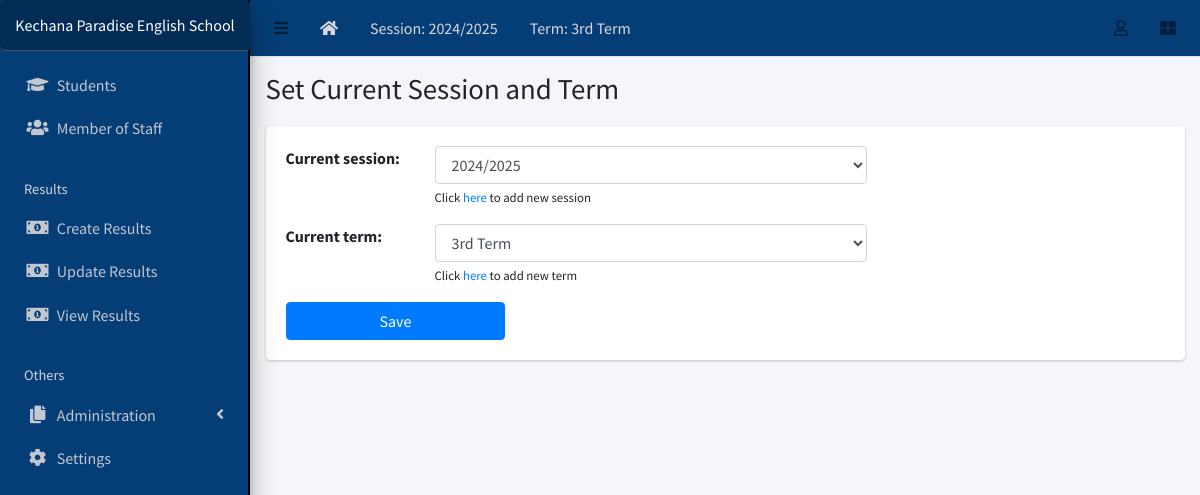
The app's page /current-session/ (signed in) with its own data.
### apps/corecode/models.py (models this page shows, shortened)
class AcademicSession(models.Model):
    name = models.CharField(max_length=200, unique=True)
    current = models.BooleanField(default=True)
    class Meta:
        ordering = ["-name"]
    def __str__(self):
        return self.name

class AcademicTerm(models.Model):
    name = models.CharField(max_length=20, unique=True)
    current = models.BooleanField(default=True)
    class Meta:
        ordering = ["name"]
    def __str__(self):
        return self.name

class SiteConfig(models.Model):
    key = models.SlugField()
    value = models.CharField(max_length=200)

### apps/corecode/views.py (the view, shortened to what this page needs)
class CurrentSessionAndTermView(LoginRequiredMixin, View):
    form_class = CurrentSessionForm
    template_name = "corecode/current_session.html"
    def get(self, request, *args, **kwargs):
        form = self.form_class(
            initial={
                "current_session": AcademicSession.objects.get(current=True),
                "current_term": AcademicTerm.objects.get(current=True),
            }
        )
        return render(request, self.template_name, {"form": form})

### apps/corecode/forms.py
class CurrentSessionForm(forms.Form):
    current_session = forms.ModelChoiceField(
        queryset=AcademicSession.objects.all(),
        help_text='Click <a href="/session/create/?next=current-session/">here</a> to add new session',
    )
    current_term = forms.ModelChoiceField(
        queryset=AcademicTerm.objects.all(),
        help_text='Click <a href="/term/create/?next=current-session/">here</a> to add new term',
    )

### apps/corecode/context_processors.py (called while the page is built)
def site_defaults(request):
    current_session = AcademicSession.objects.get(current=True)
    current_term = AcademicTerm.objects.get(current=True)
    vals = SiteConfig.objects.all()
    contexts = {
        "current_session": current_session.name,
        "current_term": current_term.name,
    }
    for val in vals:
        contexts[val.key] = val.value
    return contexts

### apps/corecode/templates/corecode/current_session.html (shortened to what this page needs)
{% extends 'base.html' %}
{% load widget_tweaks %}
{% block title %}
Set Current Session and Term
{% endblock title %}
{% block content %}
<form method="POST">
  <div class="mb-3">
    {% for field in form %}
    <div class="form-group row">
      <div class="col-2">{{ field.label_tag}}</div>
      <div class="col-6">
        {{ field | add_class:"form-control"}}
        <span class="small">{{ field.help_text |safe}}</span>
      </div>
    </div>
    {% endfor %}
  </div>
  <input type="submit" value="Save" class="w-25 btn btn-primary">
</form>
{% endblock content %}

### templates/base.html (shortened to what this page needs)
{% load static %}
<!DOCTYPE html>
<html lang="en">
<head>
  <link rel="stylesheet" href="{% static 'plugins/fontawesome-free/css/all.min.css' %}">
  <link rel="stylesheet" href="{% static 'plugins/toastr/toastr.min.css' %}">
  <link rel="stylesheet"
    href="{% static 'plugins/overlayScrollbars/css/OverlayScrollbars.min.css' %}">
  <link rel="stylesheet" href="{% static 'plugins/Datatables/datatables.min.css' %}" />
  <link rel="stylesheet" href="{% static 'dist/css/adminlte.min.css' %}">
<link rel="stylesheet" href="https://cdn.datatables.net/buttons/2.2.3/css/buttons.dataTables.min.css" />
</head>
<body
  class="hold-transition sidebar-mini layout-fixed layout-navbar-fixed layout-footer-fixed">
  <div class="wrapper">
    <nav class="main-header navbar navbar-expand navbar-white navbar-light">
      <ul class="navbar-nav">
        <li class="nav-item">
          <a class="nav-link" data-widget="pushmenu" href="#" role="button"><i
              class="fas fa-bars"></i></a>
        </li>
        <li class="nav-item d-none d-sm-inline-block">
          <a href="{% url 'home' %} " class="nav-link" style="color: rgb(218, 216, 222);"><i class="fa fa-home"></i></a>
        </li>
        <li class="nav-item d-none d-sm-inline-block">
          <a href="{% url 'current-session' %}" class="nav-link" style="color: rgb(218, 216, 222);">Session: {{ current_session }}</a>
        </li>
        <li class="nav-item d-none d-sm-inline-block">
          <a href="{% url 'current-session' %}" class="nav-link" style="color: rgb(218, 216, 222);">Term: {{ current_term }}</a>
        </li>
      </ul>
      <ul class="navbar-nav ml-auto" style="color: rgb(218, 216, 222);">
        <li class="nav-item dropdown">
          <a class="nav-link" data-toggle="dropdown" href="#">
            <i class="far fa-user"></i>
          </a>
        </li>
        <li class="nav-item">
          <a class="nav-link" data-widget="control-sidebar" data-slide="true"
            href="#" role="button"><i class="fas fa-th-large"></i></a>
        </li>
      </ul>
    </nav>
    <aside class="main-sidebar sidebar-dark-primary elevation-4" >
      <a href="{% url 'home' %}" class="brand-link" style="background-color:rgb(2, 44, 85); color: white; padding: 13px; text-align: center; border-radius: 5px; font-size: 16px;">
        {{ school_name | default:"MySchool" }}
      </a>
      <div class="sidebar">
        <nav class="mt-2">
          <ul class="nav nav-pills nav-sidebar flex-column"
            data-widget="treeview" role="menu" data-accordion="false">
            <li class="nav-item">
              <a href="{% url 'student-list' %}" class="nav-link">
                <i class="nav-icon fas fa-graduation-cap"></i>
                <p>
                  Students
                </p>
              </a>
            </li>
            <li class="nav-item">
              <a href="{% url 'staff-list' %}" class="nav-link">
                <i class="nav-icon fas fa-users"></i>
                <p>
                  Member of Staff
                </p>
              </a>
            </li>
            <li class="nav-header">Results</li>
            <li class="nav-item">
              <a href="{% url 'create-result' %}" class="nav-link">
                <i class="nav-icon fas fa-money-bill-alt"></i>
                <p>
                  Create Results
                </p>
              </a>
            </li>
            <li class="nav-item">
              <a href="{% url 'edit-results' %}" class="nav-link">
                <i class="nav-icon fas fa-money-bill-alt"></i>
                <p>
                  Update Results
                </p>
              </a>
            </li>
            <li class="nav-item">
              <a href="{% url 'view-results' %}" class="nav-link">
                <i class="nav-icon fas fa-money-bill-alt"></i>
                <p>
                  View Results
                </p>
              </a>
            </li>
            <li class="nav-header">Others</li>
            <li class="nav-item has-treeview">
              <a href="#" class="nav-link">
                <i class="nav-icon fas fa-copy"></i>
                <p>
                  Administration
                  <i class="fas fa-angle-left right"></i>
                </p>
              </a>
            </li>
            <li class="nav-item">
              <a href="{% url 'configs' %}" class="nav-link">
                <i class="nav-icon fas fa-cog"></i>
                <p>
                  Settings
                </p>
              </a>
            </li>
          </ul>
        </nav>
      </div>
    </aside>
    <div class="content-wrapper">
      <section class="content-header">
        <div class="container-fluid">
          <div class="row mb-1">
            <div class="col-sm-8">
              <h1>{% block title %}{% endblock title %}</h1>
            </div>
            <div class="col-sm-4">
            </div>
          </div>
        </div>
      </section>
      <section class="content">
        <div class="container-fluid">
          <div class="row">
            <div class="col-md-12">
              {% block fullcard %}
              <div class="card">
                <div class="card-body">
                  <div class="row">
                    <div class="col">
                      {% block content %}
                      {% endblock content %}
                    </div>
                  </div>
                </div>
              </div>
              {% endblock fullcard %}
            </div>
          </div>
        </div>
      </section>
    </div>
  </div>
</body>
</html>

### templates/base.html (style rules this page uses)
.main-sidebar { background-color:rgb(5, 61, 118); border-right: 2px solid black; }
.main-header { background-color:rgb(5, 61, 118); color: rgb(218, 216, 222); }

### records on screen
AcademicSession: name "2024/2025"
AcademicTerm: name "3rd Term"
SiteConfig: value "Kechana Paradise English School"

### other values on screen
{{ field.label_tag }} "Current session:" "Current term:"
{{ field.help_text |safe }} "Click here to add new session" "Click here to add new term"
